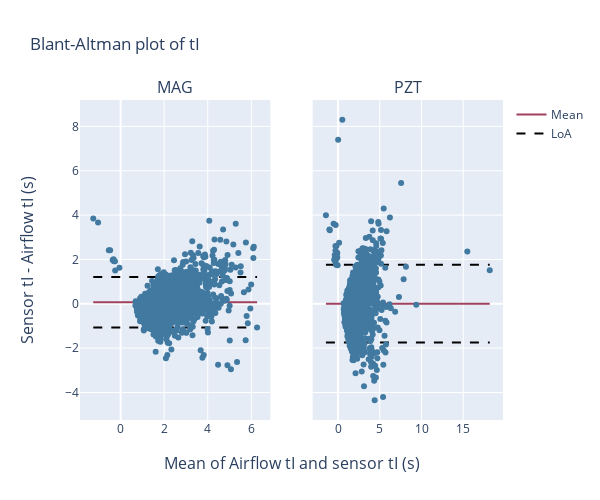
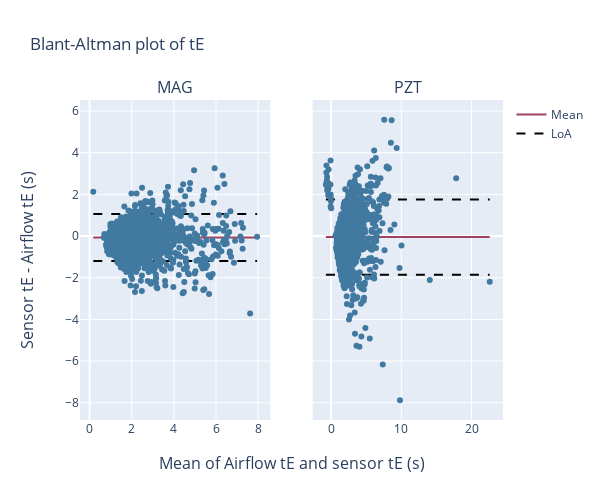
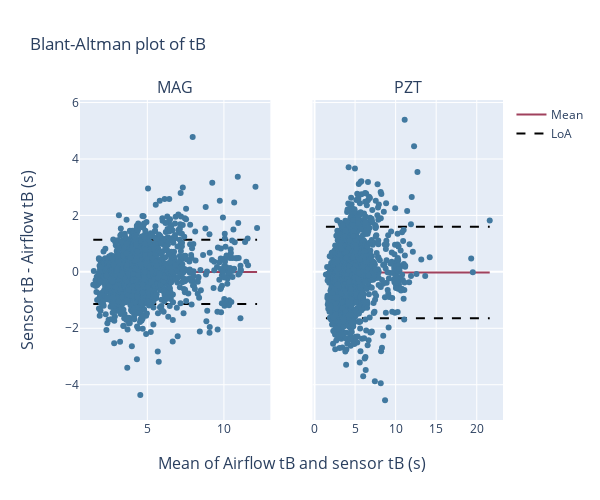

Notebook code cell kept with these figures, in order:
### Code cell
for metric in ["tI", "tE", "tB"]:
        bland_altman_plot(overview_all["MAG"][f"{metric} (s)"], overview_all["MAG"][f"{metric} airflow (s)"], overview_all["PZT"][f"{metric} (s)"], overview_all["PZT"][f"{metric} airflow (s)"], metric)

### Figure 1 — Plotly figure (JSON) as saved in the notebook; plotly's stock layout.template omitted (floating-point values rounded to 4 significant figures; data arrays with more than 128 entries replaced by an {"elided": "..."} marker saying what was removed)
{"data": [{"line": {"color": "#A0415D", "width": 2}, "mode": "lines", "name": "Mean", "showlegend": true, "type": "scatter", "x": [-1.255, 6.265], "xaxis": "x", "y": [0.06681, 0.06681], "yaxis": "y"}, {"line": {"color": "black", "dash": "dash", "width": 2}, "mode": "lines", "name": "LoA", "showlegend": true, "type": "scatter", "x": [-1.255, 6.265], "xaxis": "x", "y": [1.204, 1.204], "yaxis": "y"}, {"line": {"color": "black", "dash": "dash", "width": 2}, "mode": "lines", "showlegend": false, "type": "scatter", "x": [-1.255, 6.265], "xaxis": "x", "y": [-1.071, -1.071], "yaxis": "y"}, {"marker": {"color": "#4179A0"}, "mode": "markers", "showlegend": false, "type": "scatter", "x": {"elided": "3367 float values"}, "xaxis": "x", "y": {"elided": "3367 float values"}, "yaxis": "y"}, {"line": {"color": "#A0415D", "width": 2}, "mode": "lines", "name": "Mean", "showlegend": false, "type": "scatter", "x": [-1.455, 18.18], "xaxis": "x2", "y": [0.004882, 0.004882], "yaxis": "y2"}, {"line": {"color": "black", "dash": "dash", "width": 2}, "mode": "lines", "name": "LoA", "showlegend": false, "type": "scatter", "x": [-1.455, 18.18], "xaxis": "x2", "y": [1.758, 1.758], "yaxis": "y2"}, {"line": {"color": "black", "dash": "dash", "width": 2}, "mode": "lines", "showlegend": false, "type": "scatter", "x": [-1.455, 18.18], "xaxis": "x2", "y": [-1.749, -1.749], "yaxis": "y2"}, {"marker": {"color": "#4179A0"}, "mode": "markers", "showlegend": false, "type": "scatter", "x": {"elided": "3124 float values"}, "xaxis": "x2", "y": {"elided": "3124 float values"}, "yaxis": "y2"}], "layout": {"annotations": [{"font": {"size": 16}, "showarrow": false, "text": "MAG", "x": 0.225, "xanchor": "center", "xref": "paper", "y": 1, "yanchor": "bottom", "yref": "paper"}, {"font": {"size": 16}, "showarrow": false, "text": "PZT", "x": 0.775, "xanchor": "center", "xref": "paper", "y": 1, "yanchor": "bottom", "yref": "paper"}, {"font": {"size": 16}, "showarrow": false, "text": "Mean of Airflow tI and sensor tI (s)", "x": 0.5, "xanchor": "center", "xref": "paper", "y": 0, "yanchor": "top", "yref": "paper", "yshift": -30}, {"font": {"size": 16}, "showarrow": false, "text": "Sensor tI - Airflow tI (s)", "textangle": -90, "x": 0, "xanchor": "right", "xref": "paper", "xshift": -40, "y": 0.5, "yanchor": "middle", "yref": "paper"}], "height": 500, "title": {"text": "Blant-Altman plot of tI"}, "width": 600, "xaxis": {"anchor": "y", "domain": [0, 0.45]}, "xaxis2": {"anchor": "y2", "domain": [0.55, 1]}, "yaxis": {"anchor": "x", "domain": [0, 1], "showticklabels": true}, "yaxis2": {"anchor": "x2", "domain": [0, 1], "matches": "y", "showticklabels": false}}}

### Figure 2 — Plotly figure (JSON) as saved in the notebook; plotly's stock layout.template omitted (floating-point values rounded to 4 significant figures; data arrays with more than 128 entries replaced by an {"elided": "..."} marker saying what was removed)
{"data": [{"line": {"color": "#A0415D", "width": 2}, "mode": "lines", "name": "Mean", "showlegend": true, "type": "scatter", "x": [0.175, 7.95], "xaxis": "x", "y": [-0.06942, -0.06942], "yaxis": "y"}, {"line": {"color": "black", "dash": "dash", "width": 2}, "mode": "lines", "name": "LoA", "showlegend": true, "type": "scatter", "x": [0.175, 7.95], "xaxis": "x", "y": [1.057, 1.057], "yaxis": "y"}, {"line": {"color": "black", "dash": "dash", "width": 2}, "mode": "lines", "showlegend": false, "type": "scatter", "x": [0.175, 7.95], "xaxis": "x", "y": [-1.196, -1.196], "yaxis": "y"}, {"marker": {"color": "#4179A0"}, "mode": "markers", "showlegend": false, "type": "scatter", "x": {"elided": "3357 float values"}, "xaxis": "x", "y": {"elided": "3357 float values"}, "yaxis": "y"}, {"line": {"color": "#A0415D", "width": 2}, "mode": "lines", "name": "Mean", "showlegend": false, "type": "scatter", "x": [-0.735, 22.59], "xaxis": "x2", "y": [-0.04835, -0.04835], "yaxis": "y2"}, {"line": {"color": "black", "dash": "dash", "width": 2}, "mode": "lines", "name": "LoA", "showlegend": false, "type": "scatter", "x": [-0.735, 22.59], "xaxis": "x2", "y": [1.759, 1.759], "yaxis": "y2"}, {"line": {"color": "black", "dash": "dash", "width": 2}, "mode": "lines", "showlegend": false, "type": "scatter", "x": [-0.735, 22.59], "xaxis": "x2", "y": [-1.856, -1.856], "yaxis": "y2"}, {"marker": {"color": "#4179A0"}, "mode": "markers", "showlegend": false, "type": "scatter", "x": {"elided": "3104 float values"}, "xaxis": "x2", "y": {"elided": "3104 float values"}, "yaxis": "y2"}], "layout": {"annotations": [{"font": {"size": 16}, "showarrow": false, "text": "MAG", "x": 0.225, "xanchor": "center", "xref": "paper", "y": 1, "yanchor": "bottom", "yref": "paper"}, {"font": {"size": 16}, "showarrow": false, "text": "PZT", "x": 0.775, "xanchor": "center", "xref": "paper", "y": 1, "yanchor": "bottom", "yref": "paper"}, {"font": {"size": 16}, "showarrow": false, "text": "Mean of Airflow tE and sensor tE (s)", "x": 0.5, "xanchor": "center", "xref": "paper", "y": 0, "yanchor": "top", "yref": "paper", "yshift": -30}, {"font": {"size": 16}, "showarrow": false, "text": "Sensor tE - Airflow tE (s)", "textangle": -90, "x": 0, "xanchor": "right", "xref": "paper", "xshift": -40, "y": 0.5, "yanchor": "middle", "yref": "paper"}], "height": 500, "title": {"text": "Blant-Altman plot of tE"}, "width": 600, "xaxis": {"anchor": "y", "domain": [0, 0.45]}, "xaxis2": {"anchor": "y2", "domain": [0.55, 1]}, "yaxis": {"anchor": "x", "domain": [0, 1], "showticklabels": true}, "yaxis2": {"anchor": "x2", "domain": [0, 1], "matches": "y", "showticklabels": false}}}

### Figure 3 — Plotly figure (JSON) as saved in the notebook; plotly's stock layout.template omitted (floating-point values rounded to 4 significant figures; data arrays with more than 128 entries replaced by an {"elided": "..."} marker saying what was removed)
{"data": [{"line": {"color": "#A0415D", "width": 2}, "mode": "lines", "name": "Mean", "showlegend": true, "type": "scatter", "x": [1.47, 12.16], "xaxis": "x", "y": [-0.003323, -0.003323], "yaxis": "y"}, {"line": {"color": "black", "dash": "dash", "width": 2}, "mode": "lines", "name": "LoA", "showlegend": true, "type": "scatter", "x": [1.47, 12.16], "xaxis": "x", "y": [1.135, 1.135], "yaxis": "y"}, {"line": {"color": "black", "dash": "dash", "width": 2}, "mode": "lines", "showlegend": false, "type": "scatter", "x": [1.47, 12.16], "xaxis": "x", "y": [-1.142, -1.142], "yaxis": "y"}, {"marker": {"color": "#4179A0"}, "mode": "markers", "showlegend": false, "type": "scatter", "x": {"elided": "3226 float values"}, "xaxis": "x", "y": {"elided": "3226 float values"}, "yaxis": "y"}, {"line": {"color": "#A0415D", "width": 2}, "mode": "lines", "name": "Mean", "showlegend": false, "type": "scatter", "x": [1.405, 21.6], "xaxis": "x2", "y": [-0.02031, -0.02031], "yaxis": "y2"}, {"line": {"color": "black", "dash": "dash", "width": 2}, "mode": "lines", "name": "LoA", "showlegend": false, "type": "scatter", "x": [1.405, 21.6], "xaxis": "x2", "y": [1.602, 1.602], "yaxis": "y2"}, {"line": {"color": "black", "dash": "dash", "width": 2}, "mode": "lines", "showlegend": false, "type": "scatter", "x": [1.405, 21.6], "xaxis": "x2", "y": [-1.642, -1.642], "yaxis": "y2"}, {"marker": {"color": "#4179A0"}, "mode": "markers", "showlegend": false, "type": "scatter", "x": {"elided": "2935 float values"}, "xaxis": "x2", "y": {"elided": "2935 float values"}, "yaxis": "y2"}], "layout": {"annotations": [{"font": {"size": 16}, "showarrow": false, "text": "MAG", "x": 0.225, "xanchor": "center", "xref": "paper", "y": 1, "yanchor": "bottom", "yref": "paper"}, {"font": {"size": 16}, "showarrow": false, "text": "PZT", "x": 0.775, "xanchor": "center", "xref": "paper", "y": 1, "yanchor": "bottom", "yref": "paper"}, {"font": {"size": 16}, "showarrow": false, "text": "Mean of Airflow tB and sensor tB (s)", "x": 0.5, "xanchor": "center", "xref": "paper", "y": 0, "yanchor": "top", "yref": "paper", "yshift": -30}, {"font": {"size": 16}, "showarrow": false, "text": "Sensor tB - Airflow tB (s)", "textangle": -90, "x": 0, "xanchor": "right", "xref": "paper", "xshift": -40, "y": 0.5, "yanchor": "middle", "yref": "paper"}], "height": 500, "title": {"text": "Blant-Altman plot of tB"}, "width": 600, "xaxis": {"anchor": "y", "domain": [0, 0.45]}, "xaxis2": {"anchor": "y2", "domain": [0.55, 1]}, "yaxis": {"anchor": "x", "domain": [0, 1], "showticklabels": true}, "yaxis2": {"anchor": "x2", "domain": [0, 1], "matches": "y", "showticklabels": false}}}
